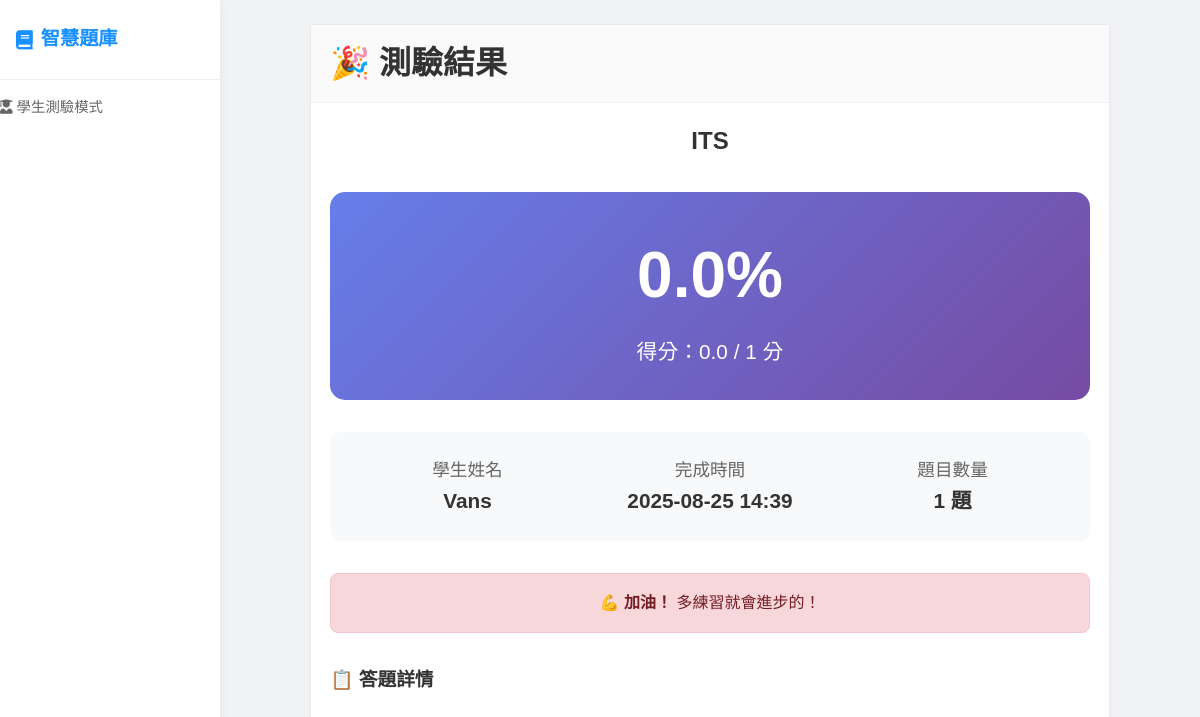
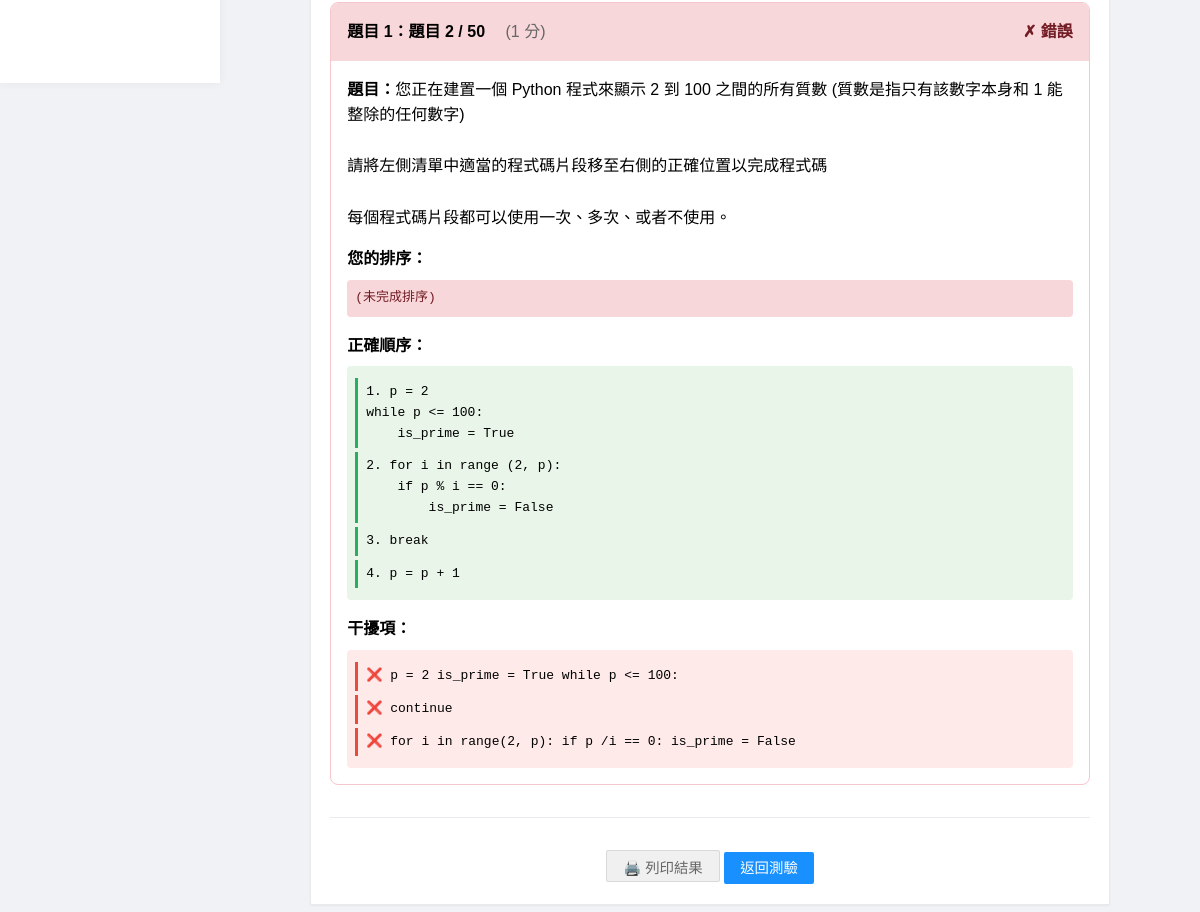
The app's page /result/1, older data (2 pictures, top to bottom).
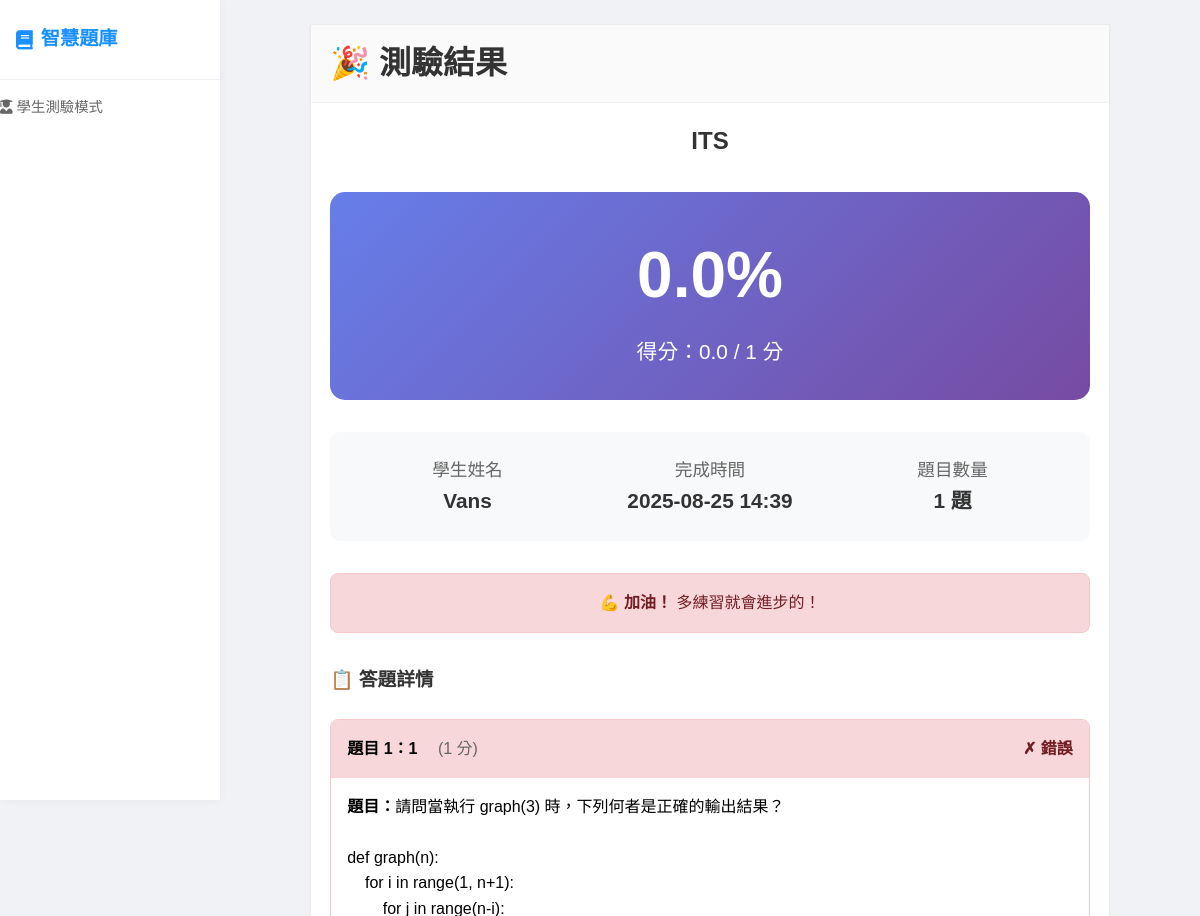
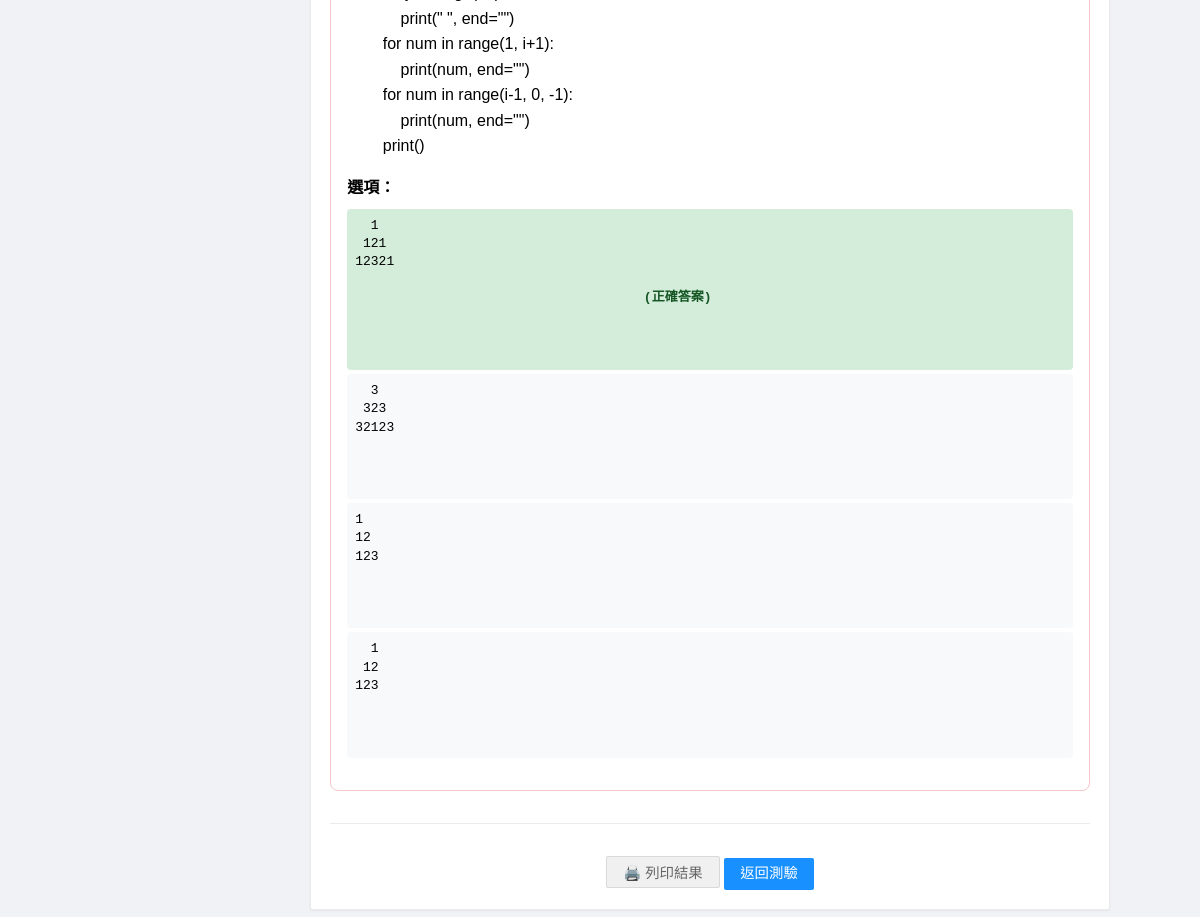
The same page, newer data (2 pictures, top to bottom).
### app.py (models this page shows)
class QuizBank(db.Model):
    id = db.Column(db.Integer, primary_key=True)
    title = db.Column(db.String(200), nullable=False)
    description = db.Column(db.Text)
    access_code = db.Column(db.String(10), unique=True, nullable=False)
    is_active = db.Column(db.Boolean, default=True)
    created_at = db.Column(db.DateTime, default=datetime.utcnow)
    teacher_id = db.Column(db.Integer, db.ForeignKey('user.id'), nullable=False)
    questions = db.relationship('Question', backref='quiz_bank', lazy=True, cascade='all, delete-orphan')
    submissions = db.relationship('Submission', backref='quiz_bank', lazy=True)

class Submission(db.Model):
    id = db.Column(db.Integer, primary_key=True)
    student_name = db.Column(db.String(100), nullable=False)
    student_email = db.Column(db.String(120))
    answers = db.Column(db.Text)  # JSON格式儲存答案
    score = db.Column(db.Float, default=0)
    total_points = db.Column(db.Integer, default=0)
    submitted_at = db.Column(db.DateTime, default=datetime.utcnow)
    quiz_bank_id = db.Column(db.Integer, db.ForeignKey('quiz_bank.id'), nullable=False)

class Question(db.Model):
    id = db.Column(db.Integer, primary_key=True)
    title = db.Column(db.String(200), nullable=False)
    question_text = db.Column(db.Text, nullable=False)
    question_type = db.Column(db.String(50), nullable=False)  # single_choice, multiple_choice, fill_blank, dropdown, parsons
    question_data = db.Column(db.Text)  # JSON格式儲存選項、正確答案等
    points = db.Column(db.Integer, default=1)
    order_index = db.Column(db.Integer, default=0)
    quiz_bank_id = db.Column(db.Integer, db.ForeignKey('quiz_bank.id'), nullable=False)
    created_at = db.Column(db.DateTime, default=datetime.utcnow)

### app.py (the view)
@app.route('/result/<int:submission_id>')
def view_result(submission_id):
    submission = Submission.query.get_or_404(submission_id)
    questions = Question.query.filter_by(quiz_bank_id=submission.quiz_bank_id).order_by(Question.order_index).all()
    student_answers = json.loads(submission.answers) if submission.answers else {}
    return render_template('result.html', submission=submission, questions=questions, student_answers=student_answers)

### templates/result.html (shortened to what this page needs)
{% extends "quiz_base.html" %}
{% block content %}
<div style="max-width: 800px; margin: 0 auto;">
    <div class="card">
        <div class="card-header">
            <h1 style="margin: 0;">🎉 測驗結果</h1>
        </div>
        <div class="card-body">
            <div style="text-align: center; margin-bottom: 2rem;">
                <h2 style="color: #333; margin-bottom: 1rem;">{{ submission.quiz_bank.title }}</h2>
                <div style="background: linear-gradient(135deg, #667eea 0%, #764ba2 100%); color: white; padding: 2rem; border-radius: 15px; margin: 2rem 0;">
                    <div style="font-size: 4rem; font-weight: bold; margin-bottom: 0.5rem;">
                        {{ "%.1f"|format((submission.score / submission.total_points * 100) if submission.total_points > 0 else 0) }}%
                    </div>
                    <div style="font-size: 1.3rem;">
                        得分：{{ submission.score }} / {{ submission.total_points }} 分
                    </div>
                </div>
                <div style="background: #f8f9fa; padding: 1.5rem; border-radius: 10px; margin-bottom: 2rem;">
                    <div style="display: grid; grid-template-columns: repeat(auto-fit, minmax(150px, 1fr)); gap: 1rem; text-align: center;">
                        <div>
                            <div style="font-size: 1.1rem; color: #666;">學生姓名</div>
                            <div style="font-size: 1.3rem; font-weight: bold; color: #333;">{{ submission.student_name }}</div>
                        </div>
                        <div>
                            <div style="font-size: 1.1rem; color: #666;">完成時間</div>
                            <div style="font-size: 1.3rem; font-weight: bold; color: #333;">{{ submission.submitted_at.strftime('%Y-%m-%d %H:%M') }}</div>
                        </div>
                        <div>
                            <div style="font-size: 1.1rem; color: #666;">題目數量</div>
                            <div style="font-size: 1.3rem; font-weight: bold; color: #333;">{{ submission.quiz_bank.questions|length }} 題</div>
                        </div>
                    </div>
                </div>
                {% set percentage = (submission.score / submission.total_points * 100) if submission.total_points > 0 else 0 %}
                {% if percentage >= 80 %}
                <div style="background: #d4edda; border: 1px solid #c3e6cb; color: #155724; padding: 1rem; border-radius: 8px; margin-bottom: 1rem;">
                    <strong>🎉 優秀！</strong> 您的表現非常出色！
                </div>
                {% elif percentage >= 60 %}
                <div style="background: #fff3cd; border: 1px solid #ffeaa7; color: #856404; padding: 1rem; border-radius: 8px; margin-bottom: 1rem;">
                    <strong>👍 良好！</strong> 繼續努力，您會做得更好！
                </div>
                {% else %}
                <div style="background: #f8d7da; border: 1px solid #f5c6cb; color: #721c24; padding: 1rem; border-radius: 8px; margin-bottom: 1rem;">
                    <strong>💪 加油！</strong> 多練習就會進步的！
                </div>
                {% endif %}
            </div>
            <div style="margin-top: 2rem;">
                <h3 style="margin-bottom: 1.5rem; color: #333;">📋 答題詳情</h3>
                {% set student_answers = student_answers if student_answers is defined else submission.answers | from_json %}
                {% for question in submission.quiz_bank.questions %}
                {% set question_data = question.question_data | from_json %}
                {% set user_answer = student_answers.get(question.id|string) %}
                {% set is_correct = false %}
                {% if question.question_type in ['single_choice', 'dropdown'] %}
                    {% set correct_answer = question_data.get('correct_answer') %}
                    {% set is_correct = false %}
                    {% if user_answer == correct_answer %}
                        {% set is_correct = true %}
                    {% elif (user_answer|string) == (correct_answer|string) %}
                        {% set is_correct = true %}
                    {% elif (user_answer|string).strip() == (correct_answer|string).strip() %}
                        {% set is_correct = true %}
                    {% else %}
                        {% set user_normalized = (user_answer|string).replace('\r\n', '\n').replace('\r', '\n').strip() if user_answer else "" %}
                        {% set correct_normalized = (correct_answer|string).replace('\r\n', '\n').replace('\r', '\n').strip() if correct_answer else "" %}
                        {% if user_normalized == correct_normalized %}
                            {% set is_correct = true %}
                        {% endif %}
                    {% endif %}
                {% elif question.question_type == 'multiple_choice' %}
                    {% set correct_answers = question_data.get('correct_answers', []) %}
                    {% set user_answers_set = user_answer if user_answer is iterable and user_answer is not string else [] %}
                    {% set is_correct = (user_answers_set|sort == correct_answers|sort) %}
                {% elif question.question_type == 'fill_blank' %}
                    {% set correct_answer = question_data.get('correct_answer', '').lower().strip() %}
                    {% set user_answer_clean = (user_answer or '').lower().strip() %}
                    {% set is_correct = (user_answer_clean == correct_answer) %}
                {% elif question.question_type == 'parsons' %}
                    {% set correct_order = question_data.get('correct_order', []) %}
                    {% set user_order = [] %}
                    {% if user_answer is mapping and user_answer.order is defined %}
                        {% set user_order = user_answer.order if user_answer.order is iterable and user_answer.order is not string else [] %}
                    {% elif user_answer is mapping %}
                        {% for i in range(1, (correct_order|length) + 1) %}
                            {% if user_answer[i|string] is defined %}
                                {% set _ = user_order.append(user_answer[i|string]) %}
                            {% endif %}
                        {% endfor %}
                    {% else %}
                        {% set user_order = user_answer if user_answer is iterable and user_answer is not string else [] %}
                    {% endif %}
                    {% set is_correct = (user_order|length == correct_order|length) and user_order == correct_order %}
                    {% if not is_correct and user_order|length == correct_order|length %}
                        {% set user_set = user_order|sort %}
                        {% set correct_set = correct_order|sort %}
                        {% if user_set == correct_set %}
                            {% set is_correct = true %}
                        {% endif %}
                    {% endif %}
                {% endif %}
                <div class="question-result" style="border: 1px solid {{ '#c3e6cb' if is_correct else '#f5c6cb' }}; border-radius: 8px; margin-bottom: 1.5rem; overflow: hidden;">
                    <div style="background: {{ '#d4edda' if is_correct else '#f8d7da' }}; padding: 1rem; display: flex; justify-content: space-between; align-items: center;">
                        <div>
                            <strong>題目 {{ loop.index }}：{{ question.title }}</strong>
                            <span style="margin-left: 1rem; color: #666;">({{ question.points }} 分)</span>
                        </div>
                        <div style="font-weight: bold; color: {{ '#155724' if is_correct else '#721c24' }};">
                            {{ '✓ 正確' if is_correct else '✗ 錯誤' }}
                        </div>
                    </div>
                    <div style="padding: 1rem;">
                        <div style="margin-bottom: 1rem;">
                            <strong>題目：</strong><span style="white-space: pre-wrap;">{{ question.question_text | trim }}</span>
                        </div>
                        {% if question.question_type in ['single_choice', 'multiple_choice'] %}
                        <div style="margin-bottom: 1rem;">
                            <strong>選項：</strong>
                            <div style="margin-top: 0.5rem;">
                                {% for option in question_data.options %}
                                {% set is_user_choice = (option == user_answer) or (user_answer and option in user_answer) %}
                                {% set is_correct_option = (option == question_data.get('correct_answer')) or (option in question_data.get('correct_answers', [])) %}
                                <div style="padding: 0.5rem; margin: 0.25rem 0; border-radius: 4px;
                                     white-space: pre; font-family: 'Courier New', monospace; font-size: 13px; line-height: 1.4;
                                     text-indent: 0; margin-left: 0; overflow-x: auto;
                                     background: {% if is_correct_option %}#d4edda{% elif is_user_choice %}#f8d7da{% else %}#f8f9fa{% endif %};">{{ option }}
                                    {% if is_correct_option %}
                                    <span style="color: #155724; font-weight: bold;"> (正確答案)</span>
                                    {% endif %}
                                </div>
                                {% endfor %}
                            </div>
                        </div>
                        {% elif question.question_type == 'parsons' %}
                        <div style="margin-bottom: 1rem;">
                            <strong>您的排序：</strong>
                            <div style="font-family: monospace; background: {{ '#d4edda' if is_correct else '#f8d7da' }}; padding: 0.5rem; border-radius: 4px; margin-top: 0.5rem;">
                                {% if user_order %}
                                    {% for block in user_order %}
                                    <div style="padding: 0.25rem 0; border-left: 3px solid {{ '#27ae60' if is_correct else '#e74c3c' }}; padding-left: 0.5rem; margin: 0.25rem 0; white-space: pre-wrap; font-family: monospace;">
                                        {{ loop.index }}. {{ block }}
                                        {% if block in question_data.get('correct_order', []) %}
                                            {% if question_data.get('correct_order', []).index(block) == loop.index - 1 %}
                                            <span style="color: #27ae60; margin-left: 1rem;">✓ 位置正確</span>
                                            {% else %}
                                            <span style="color: #f39c12; margin-left: 1rem;">⚠ 位置錯誤</span>
                                            {% endif %}
                                        {% else %}
                                            <span style="color: #e74c3c; margin-left: 1rem;">✗ 這是干擾項</span>
                                        {% endif %}
                                    </div>
                                    {% endfor %}
                                {% else %}
                                    <div style="color: #721c24;">(未完成排序)</div>
                                {% endif %}
                            </div>
                        </div>
                        <div>
                            <strong>正確順序：</strong>
                            <div style="font-family: monospace; background: #e8f5e8; padding: 0.5rem; border-radius: 4px; margin-top: 0.5rem;">
                                {% for block in question_data.get('correct_order', []) %}
                                <div style="padding: 0.25rem 0; border-left: 3px solid #27ae60; padding-left: 0.5rem; margin: 0.25rem 0; white-space: pre-wrap; font-family: monospace;">{{ loop.index }}. {{ block }}</div>
                                {% endfor %}
                            </div>
                        </div>
                        {% if question_data.get('distractor_blocks') %}
                        <div style="margin-top: 1rem;">
                            <strong>干擾項：</strong>
                            <div style="font-family: monospace; background: #ffeaea; padding: 0.5rem; border-radius: 4px; margin-top: 0.5rem;">
                                {% for block in question_data.get('distractor_blocks', []) %}
                                <div style="padding: 0.25rem 0; border-left: 3px solid #e74c3c; padding-left: 0.5rem; margin: 0.25rem 0;">❌ {{ block }}</div>
                                {% endfor %}
                            </div>
                        </div>
                        {% endif %}
                        {% endif %}
                    </div>
                </div>
                {% endfor %}
            </div>
            <div style="text-align: center; margin-top: 2rem; padding-top: 2rem; border-top: 1px solid #e9ecef;">
                <button onclick="window.print()" class="btn btn-secondary">🖨️ 列印結果</button>
                <a href="/quiz/{{ submission.quiz_bank.access_code }}" class="btn">返回測驗</a>
            </div>
        </div>
    </div>
</div>
{% endblock %}

### templates/quiz_base.html (shortened to what this page needs)
<!DOCTYPE html>
<html lang="zh-TW">
<head>
    <link rel="stylesheet" href="{{ url_for('static', filename='css/style.css') }}">
    <link rel="stylesheet" href="https://cdnjs.cloudflare.com/ajax/libs/font-awesome/5.15.4/css/all.min.css">
</head>
<body>
    <div class="container">
        <nav class="navbar">
            <h1><i class="fas fa-book"></i> 智慧題庫</h1>
            <div class="nav-links">
                <span style="color: #666; font-size: 0.9rem;">
                    <i class="fas fa-user-graduate"></i> 學生測驗模式
                </span>
            </div>
        </nav>
        <div class="content">
            {% block content %}{% endblock %}
        </div>
    </div>
</body>
</html>

Row changes from the older to the newer data that the page shows:
removed Question: title "題目 2 / 50", points "1", value "✗ 錯誤", question_text "您正在建置一個 Python 程式來顯示 2 到 100 之間的所有質數 (質數是指只有該數字本身和 1 能整除的任何數字) 請將左側清單中適當的程式碼片段移至右側的正確位置以完成程式碼 每個程式碼片段都可以使用一次、多次、或者不使用。", shows "(未完成排序)", block "p = 2 while p <= 100: is_prime = True" "for i in range (2, p): if p % i == 0: is_prime = False" "break" "p = p + 1", question_type "parsons" (drawn), block "p = 2 is_prime = True while p <= 100:" "continue" "for i in range(2, p): if p /i == 0: is_prime = False"
added Question: title "1", points "1", value "✗ 錯誤", question_text "請問當執行 graph(3) 時，下列何者是正確的輸出結果？ def graph(n): for i in range(1, n+1): for j in range(n-i): print(\" \", end=\"\") for num in range(1, i+1): print(num, end=\"\") for num in range(i-1, 0, -1): print(num, end=\"\") print()", options "1 121 12321" "3 323 32123" "1 12 123" "1 12 123"
